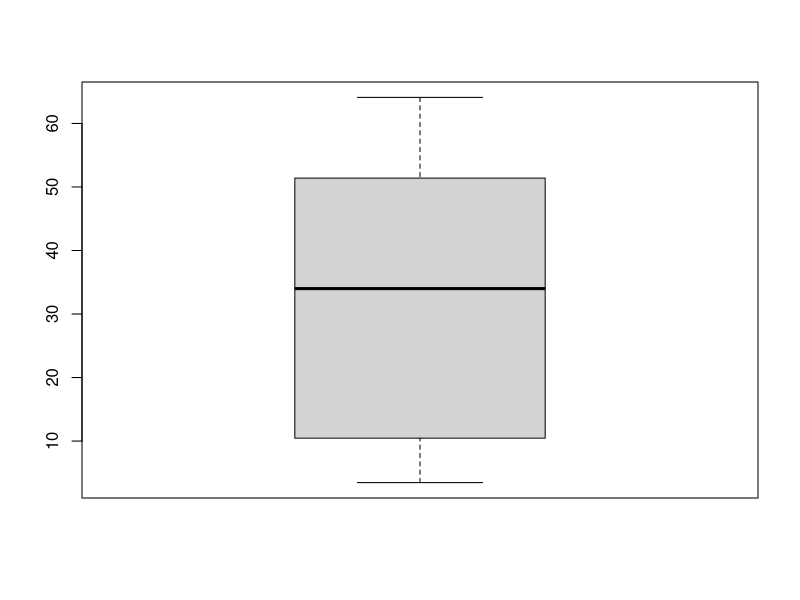
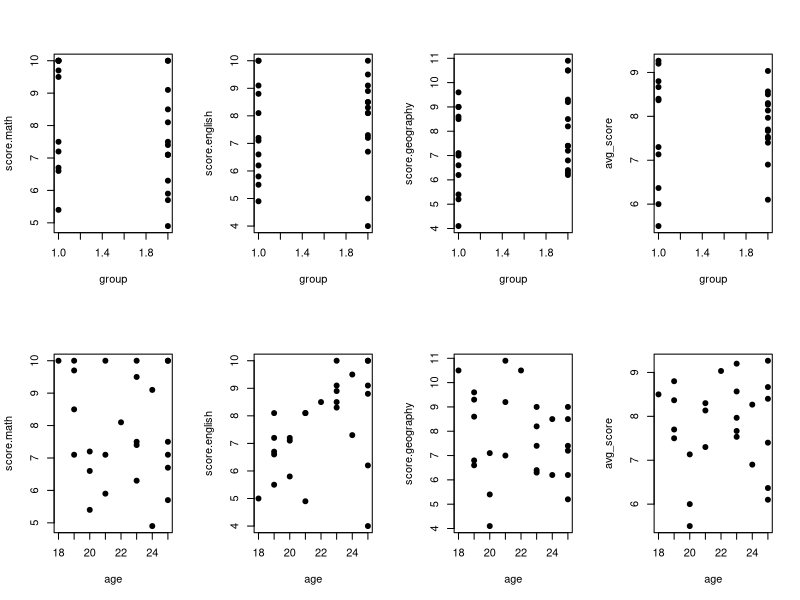

Generate these figures, in order, with R:
## ---- chunk 1
knitr::opts_chunk$set(echo = TRUE)
## ---- chunk 2
loblolly = read.delim('loblolly.dat', sep=' ')
chickweights = read.csv('ChickWeightSub.csv')
## ---- chunk 3
colnames(loblolly)
colnames(chickweights)
## ---- chunk 4
# apply the corresponding functions column-wise (axis 2)
apply(loblolly, 2, min)
apply(loblolly, 2, mean)
## ---- chunk 5
h = loblolly$height
summary(h)
table(h)
quantile(h)
boxplot(h)
## ---- chunk 6

## ---- chunk 7
f = function(string){
  return(sprintf('hello %s, how are you', string))
}
# use test example
f('Jim')
## ---- chunk 8
sumOfSquares = function(v){
  # subtract mean from all values, then square all values, then aggregate by summing
  return(sum((v - mean(v))^2))
}
# use test example
d = c(1,5,2,4,6,2,4,5)
sumOfSquares(d)
## ---- chunk 9
students = read.csv('students.csv')
scores = read.delim('scores.dat', sep=' ', na.strings='-999') # set -999 in original data set to NA type
# reshape so we have a column for each unique 'subject' value, using 'student' to identify corresponding row
scores = reshape(scores, idvar='student', timevar='subject', direction='wide')
# then merge data frames using the fact that 'students' in first data frame corresponds to 'student' in second data frame 
merged_data = merge(students, scores, by.x='students', by.y='student')
# for each column, average the score columns
merged_data['avg_score'] = rowMeans(merged_data[,-1:-3])
merged_data
## ---- chunk 10
# correlation coefficient matrix for all variable pairs in merged_data, omitting student column
# calculate correlations only using pairs of values for which neither is NA
corr_df = cor(merged_data[-1], use="pairwise.complete.obs")
# remove irrelevant/repeated values
corr_df = corr_df[1:2, -1:-2]
corr_df
## ---- chunk 11
# plot group and age vs scores in math, english, geography, and average scores
par(mfrow=c(2,4))
dev.size = c(40,40)
for (x in colnames(merged_data[2:3])){
  for (y in colnames(merged_data[4:7])){
    plot(merged_data[[x]], merged_data[[y]], xlab=x, ylab=y, pch=19)
  }
}
